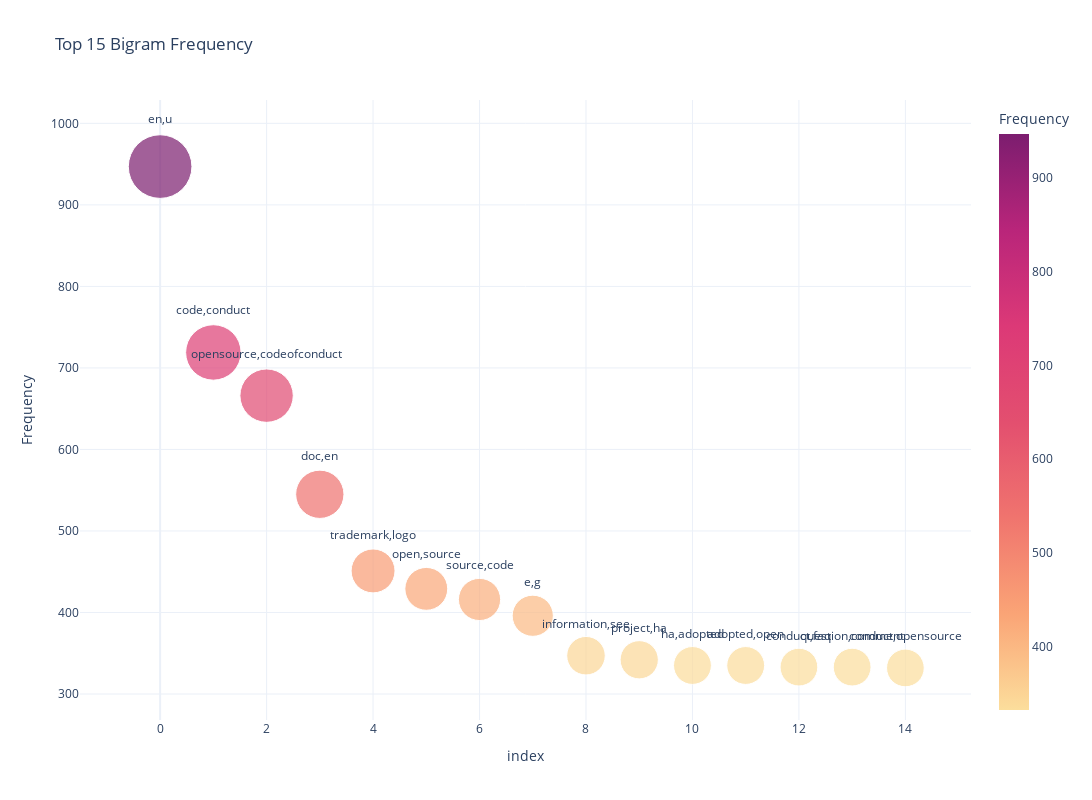

Notebook code cell kept with this figure:
### Markdown cell above
### 3. Could the top 15 bigrams be used to predict language?

### Code cell
# Get visualizaions
functions.get_bigram_bubble()

### Figure 1 — Plotly figure (JSON) as saved in the notebook; plotly's stock layout.template omitted (floating-point values rounded to 4 significant figures)
{"data": [{"hovertemplate": "<b>%{hovertext}</b><br><br>index=%{x}<br>Frequency=%{marker.color}<br>Bigram=%{text}<extra></extra>", "hovertext": [["en", "u"], ["code", "conduct"], ["opensource", "codeofconduct"], ["doc", "en"], ["trademark", "logo"], ["open", "source"], ["source", "code"], ["e", "g"], ["information", "see"], ["project", "ha"], ["ha", "adopted"], ["adopted", "open"], ["conduct", "faq"], ["question", "comment"], ["conduct", "opensource"]], "legendgroup": "", "marker": {"color": [947, 719, 666, 545, 451, 429, 416, 396, 347, 342, 335, 335, 333, 333, 332], "coloraxis": "coloraxis", "size": [947, 719, 666, 545, 451, 429, 416, 396, 347, 342, 335, 335, 333, 333, 332], "sizemode": "area", "sizeref": 0.4677, "symbol": "circle"}, "mode": "markers+text", "name": "", "orientation": "v", "showlegend": false, "text": [["en", "u"], ["code", "conduct"], ["opensource", "codeofconduct"], ["doc", "en"], ["trademark", "logo"], ["open", "source"], ["source", "code"], ["e", "g"], ["information", "see"], ["project", "ha"], ["ha", "adopted"], ["adopted", "open"], ["conduct", "faq"], ["question", "comment"], ["conduct", "opensource"]], "textposition": "top center", "type": "scatter", "x": [0, 1, 2, 3, 4, 5, 6, 7, 8, 9, 10, 11, 12, 13, 14], "xaxis": "x", "y": [947, 719, 666, 545, 451, 429, 416, 396, 347, 342, 335, 335, 333, 333, 332], "yaxis": "y"}], "layout": {"coloraxis": {"colorbar": {"title": {"text": "Frequency"}}, "colorscale": [[0, "rgb(252, 222, 156)"], [0.1667, "rgb(250, 164, 118)"], [0.3333, "rgb(240, 116, 110)"], [0.5, "rgb(227, 79, 111)"], [0.6667, "rgb(220, 57, 119)"], [0.8333, "rgb(185, 37, 122)"], [1, "rgb(124, 29, 111)"]]}, "height": 800, "legend": {"itemsizing": "constant", "tracegroupgap": 0}, "title": {"text": "Top 15 Bigram Frequency"}, "width": 1200, "xaxis": {"anchor": "y", "autorange": true, "domain": [0, 1], "range": [-1.424, 15.18], "title": {"text": "index"}, "type": "linear"}, "yaxis": {"anchor": "x", "autorange": true, "domain": [0, 1], "range": [268.1, 1029.0], "title": {"text": "Frequency"}, "type": "linear"}}}
